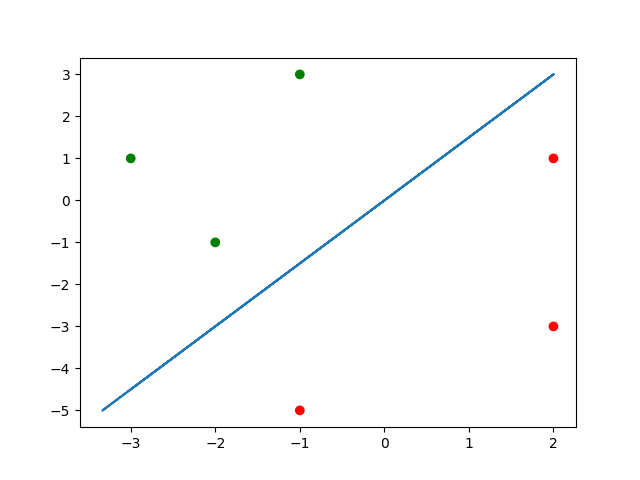

Reproduce this figure in Python.
from matplotlib import pyplot

S = [
    ((2, 1), -1),
    ((-1, 3), 1),
    ((-3, 1), 1),
    ((-2, -1), 1),
    ((-1, -5), -1),
    ((2, -3), -1),
]


def plot(S, w):
    # scatter points
    x_values = [s[0][0] for s in S]
    y_values = [s[0][1] for s in S]
    colors = ['green' if s[1] == 1 else 'red' for s in S]

    pyplot.scatter(x_values, y_values, c=colors)

    # plot linear seperator
    x_min = min(x_values)
    x_max = max(x_values)
    y_min = min(y_values)
    y_max = max(y_values)

    ortho_w = (-w[1], w[0])

    p_1 = (x_min, ortho_w[1] * (x_min / ortho_w[0]))
    p_2 = (x_max, ortho_w[1] * (x_max / ortho_w[0]))
    p_3 = (ortho_w[0] * (y_min / ortho_w[1]), y_min)
    p_4 = (ortho_w[0] * (y_max / ortho_w[1]), y_max)

    p_x_values = (p_1[0], p_2[0], p_3[0], p_4[0])
    p_y_values = (p_1[1], p_2[1], p_3[1], p_4[1])

    pyplot.plot(p_x_values, p_y_values)

    # save to file
    pyplot.savefig('perceptron.png')


def sgn(value) -> int:
    if value > 0:
        return 1
    elif value == 0:
        return 0
    else:
        return -1


def dot_product(a, b) -> int:
    return a[0] * b[0] + a[1] * b[1]


def check_consistency(S, w) -> bool:
    for s in S:
        if sgn(dot_product(s[0], w)) != s[1]:
            return False
    return True


def perceptron(S) -> tuple:
    w = (0, 0)
    while not check_consistency(S, w):
        for s in S:
            if sgn(dot_product(s[0], w)) != s[1]:
                w_old = w
                # w <- w + yx
                w_x = w[0] + s[1] * s[0][0]
                w_y = w[1] + s[1] * s[0][1]
                w = (w_x, w_y)
                # printing formatted for latex. Just copy and paste
                print(f'Updating vector $w={w_old}$ using $(x,y)={s}$ \\\\')
                print(
                    f'$w={w} \\rightarrow w={w_old} + y={s[1]} * x={s[0]}$ \\\\ \n\\bigskip \n')
    return w


if __name__ == '__main__':
    w = perceptron(S)
    plot(S, w)
